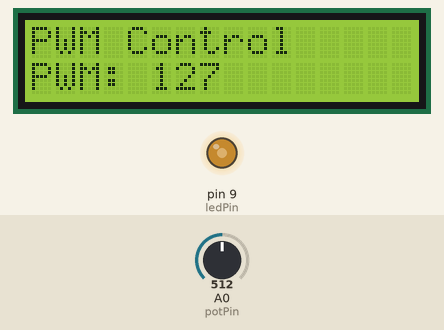
Recording of a sketch running on a simulated Arduino Uno, built with avr-gcc and run on an emulated ATmega328P. Parts: 16×2 character LCD, output pins drawn as LEDs (lit = HIGH). Inputs (shaded band) come from the test bench; at power-on: A0 (potPin) = 512.

Above: at 1.2 s.
1.3 s: A0 (potPin) set to 716
At 2.3 s:
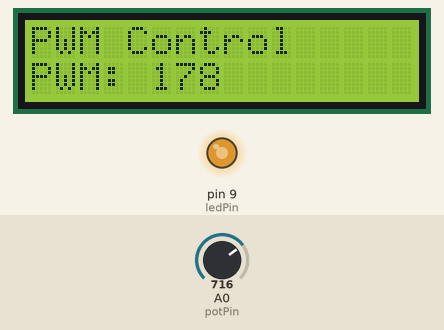
2.9 s: A0 (potPin) set to 900
At 4.1 s:
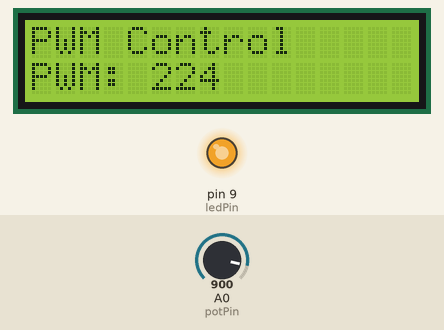
4.4 s: A0 (potPin) set to 122
At 4.7 s:
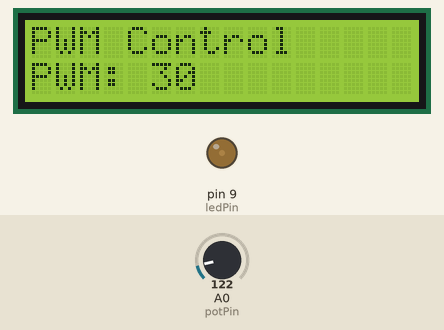
5.9 s: A0 (potPin) set to 0
At 7.1 s:
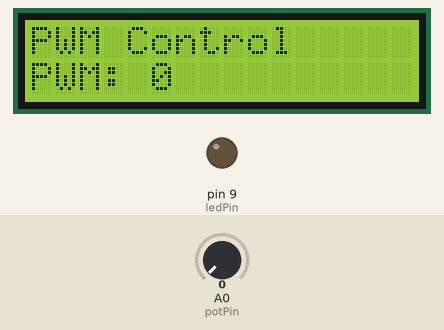
7.4 s: A0 (potPin) set to 511
At 8.6 s:
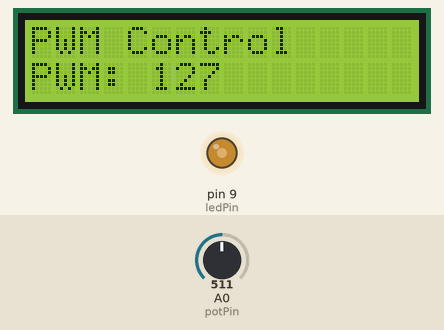
Timing chart, 0 to 9.9 s (numbered marks = the images above; inputs shaded):
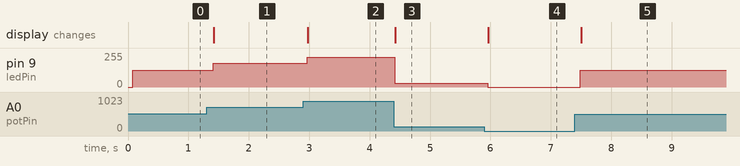

Measured:
- after the input at 1.3 s, pin 9 (ledPin): 127/255 → 178/255 after 0.11 s; the display: changes after 0.12 s (image 1)
- after the input at 2.9 s, pin 9 (ledPin): 178/255 → 224/255 after 0.07 s; the display: changes after 0.08 s (image 2)
- after the input at 4.4 s, pin 9 (ledPin): 224/255 → 30/255 at once; the display: changes at once (image 3)
- after the input at 5.9 s, pin 9 (ledPin): 30/255 → 0/255 after 0.06 s; the display: changes after 0.07 s (image 4)
- after the input at 7.4 s, pin 9 (ledPin): 0/255 → 127/255 after 0.09 s; the display: changes after 0.10 s (image 5)

The sketch:

pulse_width_modulation_using_potentiometer__with_lcd.hex.ino
```cpp
#include <Wire.h>
#include <LiquidCrystal_I2C.h>

LiquidCrystal_I2C lcd(0x27, 16, 2);

const int potPin = A0;
const int ledPin = 9;

void setup() {
  pinMode(ledPin, OUTPUT);

  Wire.begin();
  lcd.init();
  lcd.backlight();

  lcd.setCursor(0, 0);
  lcd.print("PWM Control");
}

void loop() {
  int potValue = analogRead(potPin);          // 0-1023
  int pwmValue = map(potValue, 0, 1023, 0, 255);

  analogWrite(ledPin, pwmValue);

  lcd.setCursor(0, 1);
  lcd.print("PWM: ");
  lcd.print(pwmValue);
  lcd.print("   "); // Clears leftover digits

  delay(100);
}
```
